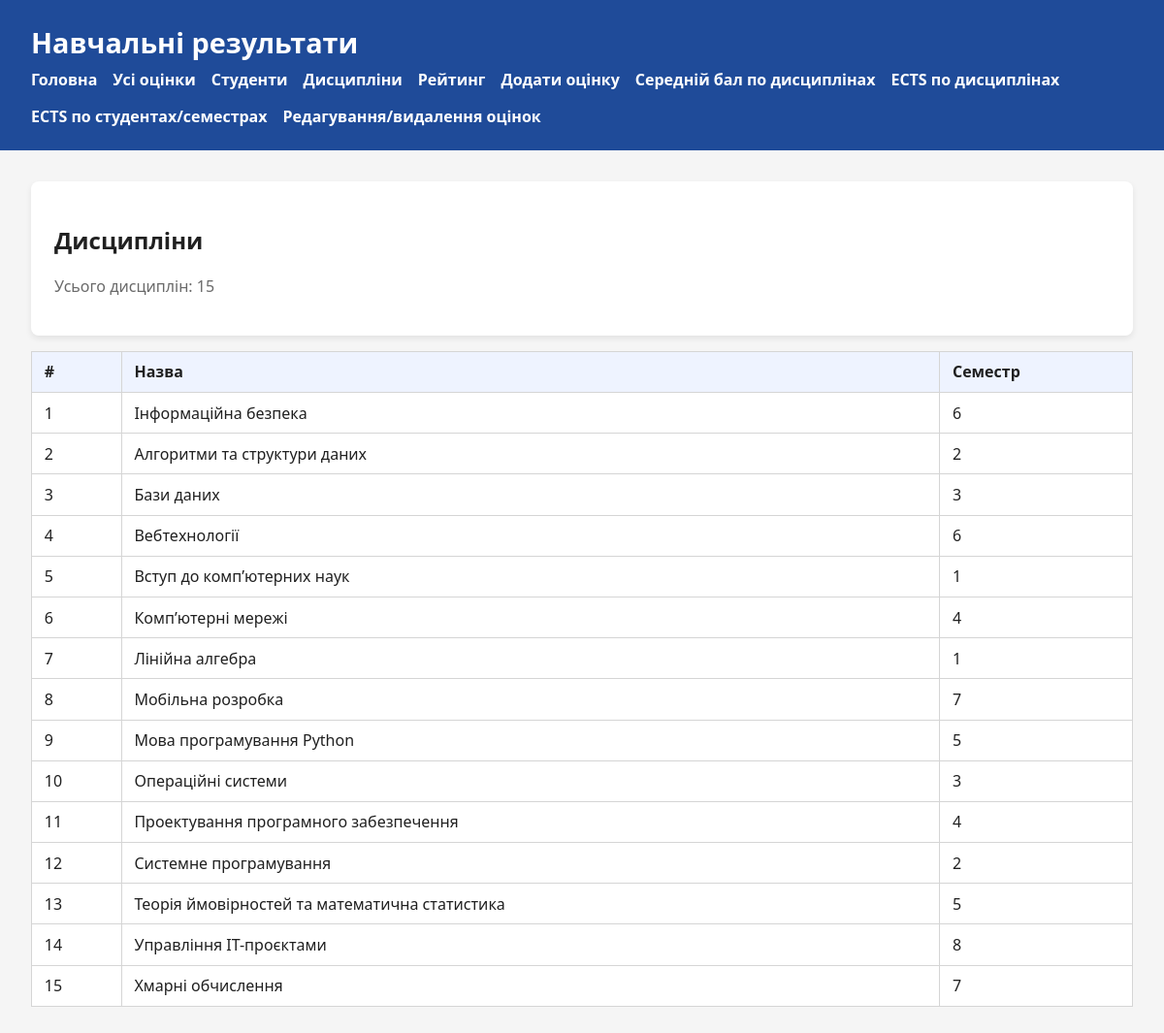
Page /subjects on the committed database.
### tables this page shows
CREATE TABLE "course" (
	"id"	INTEGER NOT NULL,
	"title"	TEXT NOT NULL,
	"semester"	INTEGER NOT NULL,
	PRIMARY KEY("id" AUTOINCREMENT)
);

### app.py (the view)
@app.route("/subjects")
def subjects():
    subject_list = fetch_all(
        "SELECT id, title, semester FROM course ORDER BY title ASC"
    )
    return render_template("subjects.html.j2", subjects=subject_list)

### app.py (called while the page is built)
def fetch_all(query: str, params: tuple = ()) -> list[sqlite3.Row]:
    with sqlite3.connect(DB_PATH) as conn:
        conn.row_factory = sqlite3.Row
        cursor = conn.execute(query, params)
        return cursor.fetchall()

@app.after_request
def apply_csp(response):
    response.headers["Content-Security-Policy"] = "script-src 'self' 'unsafe-inline'"
    return response

### addition/templates/subjects.html.j2
{% extends "base.html.j2" %}
{% block content %}
<div class="card">
    <h2>Дисципліни</h2>
    <p class="muted">Усього дисциплін: {{ subjects|length }}</p>
</div>
{% if subjects %}
<table>
    <thead>
        <tr>
            <th>#</th>
            <th>Назва</th>
            <th>Семестр</th>
        </tr>
    </thead>
    <tbody>
    {% for subject in subjects %}
        <tr>
            <td>{{ loop.index }}</td>
            <td>{{ subject.title }}</td>
            <td>{{ subject.semester }}</td>
        </tr>
    {% endfor %}
    </tbody>
</table>
{% else %}
<p class="muted">У базі немає дисциплін.</p>
{% endif %}
{% endblock %}

### addition/templates/base.html.j2 (style rules this page uses)
:root { font-family: "Segoe UI", Arial, sans-serif; }
body { margin: 0; background: #f5f5f5; color: #202020; }
table { width: 100%; border-collapse: collapse; margin-top: 1rem; background: #fff; }
th, td { border: 1px solid #d5d5d5; padding: 0.6rem 0.8rem; text-align: left; }
th { background: #eef3ff; }
.card { background: #fff; padding: 1.5rem; border-radius: 0.5rem; box-shadow: 0 3px 6px rgba(0,0,0,0.08); }
.muted { color: #6a6a6a; }

### rows in the picture
course: title "Інформаційна безпека", semester "6"
course: title "Алгоритми та структури даних", semester "2"
course: title "Бази даних", semester "3"
course: title "Вебтехнології", semester "6"
course: title "Вступ до комп’ютерних наук", semester "1"
course: title "Комп’ютерні мережі", semester "4"
course: title "Лінійна алгебра", semester "1"
course: title "Мобільна розробка", semester "7"
course: title "Мова програмування Python", semester "5"
course: title "Операційні системи", semester "3"
course: title "Проектування програмного забезпечення", semester "4"
course: title "Системне програмування", semester "2"
course: title "Теорія ймовірностей та математична статистика", semester "5"
course: title "Управління IT-проєктами", semester "8"
course: title "Хмарні обчислення", semester "7"

### other values in the picture
{{ header or "Навчальні результати" }} "Навчальні результати"
{{ subjects|length }} "15"
